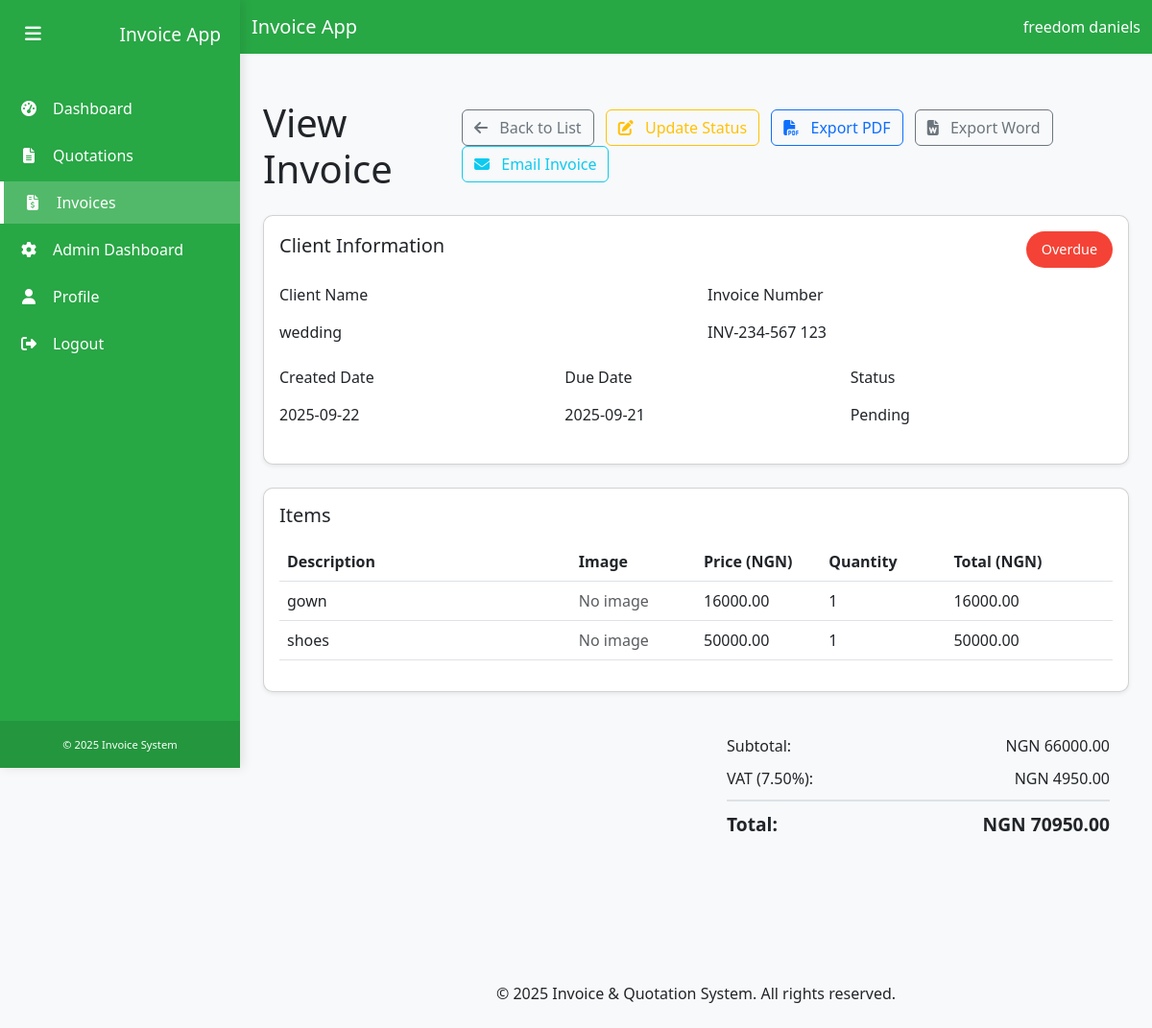
/invoices/14/view/ (signed in), run on the app's committed database.
### users/models.py (models this page shows, shortened)
class CustomUser(AbstractUser):
    ROLE_CHOICES = (
        ('Admin', 'Admin'),
        ('User', 'User'),
    )
    email = models.EmailField(_('email address'), unique=True)
    role = models.CharField(max_length=10, choices=ROLE_CHOICES, default='User')
    profile_picture = models.ImageField(upload_to='profile_pics/', null=True, blank=True)
    USERNAME_FIELD = 'email'
    REQUIRED_FIELDS = ['first_name', 'last_name']
    objects = CustomUserManager()

### invoices/models.py (models this page shows, shortened)
class Invoice(models.Model):
    STATUS_CHOICES = (
        ('Pending', 'Pending'),
        ('Paid', 'Paid'),
        ('Overdue', 'Overdue'),
    )
    CURRENCY_CHOICES = [
        ('NGN', 'Nigerian Naira (₦)'),
        ('USD', 'US Dollar ($)'),
        ('EUR', 'Euro (€)'),
        ('GBP', 'British Pound (£)'),
        ('CAD', 'Canadian Dollar (C$)'),
        ('AUD', 'Australian Dollar (A$)'),
    ]
    user = models.ForeignKey(settings.AUTH_USER_MODEL, on_delete=models.CASCADE)
    invoice_number = models.CharField(max_length=100, verbose_name="Invoice Number", null=True, blank=True)
    client_name = models.CharField(max_length=255)
    currency = models.CharField(max_length=3, choices=CURRENCY_CHOICES, default='NGN', verbose_name="Currency")
    items = models.ManyToManyField(Item)
    subtotal = models.DecimalField(max_digits=10, decimal_places=2)
    vat_percentage = models.DecimalField(max_digits=5, decimal_places=2, default=7.5)
    vat_amount = models.DecimalField(max_digits=10, decimal_places=2)
    total = models.DecimalField(max_digits=10, decimal_places=2)
    date_created = models.DateTimeField(default=timezone.now)
    due_date = models.DateField()
    status = models.CharField(max_length=10, choices=STATUS_CHOICES, default='Pending')
    notes = models.TextField(blank=True, null=True)
    def is_overdue(self):
        return self.due_date < timezone.now().date() and self.status != 'Paid'

### quotations/models.py (models this page shows, shortened)
class Item(models.Model):
    UNIT_CHOICES = [
        ('', ''),
        ('EA', 'Each'),
        ('PCS', 'Pieces'),
        ('KG', 'Kilograms'),
        ('LTR', 'Liters'),
        ('M', 'Meters'),
        ('BOX', 'Box'),
        ('SET', 'Set'),
        ('UNIT', 'Unit'),
    ]
    name = models.CharField(max_length=255)
    price = models.DecimalField(max_digits=10, decimal_places=2)
    quantity = models.PositiveIntegerField(default=1)
    unit = models.CharField(max_length=10, choices=UNIT_CHOICES, default='', blank=True, verbose_name="Unit")
    image = models.ImageField(upload_to='item_images/', null=True, blank=True)
    lead_time = models.CharField(max_length=50, blank=True, null=True, verbose_name="Lead Time")
    @property
    def total(self):
        return self.price * self.quantity

### invoices/views.py (the view)
# urls.py: path('<int:pk>/view/', views.view_invoice, name='view_invoice'),
@login_required
def view_invoice(request, pk):
    if request.user.is_staff:
        invoice = get_object_or_404(Invoice, pk=pk)
    else:
        invoice = get_object_or_404(Invoice, pk=pk, user=request.user)
    context = {
        'invoice': invoice,
    }
    return render(request, 'invoices/invoice_view.html', context)

### templates/invoices/invoice_view.html (shortened to what this page needs)
{% extends 'base.html' %}
{% block content %}
<div class="container py-4">
    <div class="d-flex justify-content-between align-items-center mb-4">
        <h1 class="mb-0">View Invoice</h1>
        <div>
            <a href="{% url 'invoice_list' %}" class="btn btn-outline-secondary me-2">
                <i class="fas fa-arrow-left me-2"></i> Back to List
            </a>
            {% if invoice.user == request.user or request.user.is_staff %}
            <a href="{% url 'update_invoice_status' invoice.id %}" class="btn btn-outline-warning me-2">
                <i class="fas fa-edit me-2"></i> Update Status
            </a>
            {% endif %}
            <a href="{% url 'invoice_pdf' invoice.id %}" class="btn btn-outline-primary me-2" target="_blank">
                <i class="fas fa-file-pdf me-2"></i> Export PDF
            </a>
            <a href="{% url 'invoice_docx' invoice.id %}" class="btn btn-outline-secondary me-2" target="_blank">
                <i class="fas fa-file-word me-2"></i> Export Word
            </a>
            <a href="{% url 'invoice_email' invoice.id %}" class="btn btn-outline-info">
                <i class="fas fa-envelope me-2"></i> Email Invoice
            </a>
        </div>
    </div>
    <div class="card shadow-sm mb-4">
        <div class="card-body">
            <div class="d-flex justify-content-between align-items-center mb-3">
                <h5 class="card-title">Client Information</h5>
                <span class="status-badge {% if invoice.is_overdue %}overdue{% else %}{{ invoice.status|lower }}{% endif %}">
                    {% if invoice.is_overdue %}
                        Overdue
                    {% else %}
                        {{ invoice.get_status_display }}
                    {% endif %}
                </span>
            </div>
            <div class="row">
                <div class="col-md-6 mb-3">
                    <label class="form-label">Client Name</label>
                    <p class="form-control-plaintext">{{ invoice.client_name }}</p>
                </div>
                <div class="col-md-6 mb-3">
                    <label class="form-label">Invoice Number</label>
                    <p class="form-control-plaintext">{{ invoice.invoice_number }}</p>
                </div>
            </div>
            <div class="row">
                <div class="col-md-4 mb-3">
                    <label class="form-label">Created Date</label>
                    <p class="form-control-plaintext">{{ invoice.date_created|date:'Y-m-d' }}</p>
                </div>
                <div class="col-md-4 mb-3">
                    <label class="form-label">Due Date</label>
                    <p class="form-control-plaintext">{{ invoice.due_date|date:'Y-m-d' }}</p>
                </div>
                <div class="col-md-4 mb-3">
                    <label class="form-label">Status</label>
                    <p class="form-control-plaintext">{{ invoice.status }}</p>
                </div>
            </div>
        </div>
    </div>
    <div class="card shadow-sm mb-4">
        <div class="card-body">
            <h5 class="card-title mb-3">Items</h5>
            <div class="table-responsive">
                <table class="table" id="itemsTable">
                    <thead>
                        <tr>
                            <th style="width: 35%">Description</th>
                            <th style="width: 15%">Image</th>
                            <th style="width: 15%">Price ({{ invoice.currency }})</th>
                            <th style="width: 15%">Quantity</th>
                            <th style="width: 20%">Total ({{ invoice.currency }})</th>
                        </tr>
                    </thead>
                    <tbody>
                        {% for item in invoice.items.all %}
                        <tr class="item-row">
                            <td>{{ item.name }}</td>
                            <td>
                                {% if item.image %}
                                <img src="{{ item.image.url }}" alt="{{ item.name }}" style="max-height: 50px;">
                                {% else %}
                                <span class="text-muted">No image</span>
                                {% endif %}
                            </td>
                            <td>{{ item.price }}</td>
                            <td>{{ item.quantity }}</td>
                            <td>{{ item.total }}</td>
                        </tr>
                        {% endfor %}
                    </tbody>
                </table>
            </div>
        </div>
    </div>
    <div class="row">
        <div class="col-md-6 ms-auto">
            <div class="total-section">
                <div class="total-line">
                    <span>Subtotal:</span>
                    <span>{{ invoice.currency }} {{ invoice.subtotal }}</span>
                </div>
                <div class="total-line">
                    <span>VAT ({{ invoice.vat_percentage }}%):</span>
                    <span>{{ invoice.currency }} {{ invoice.vat_amount }}</span>
                </div>
                <div class="total-line grand-total">
                    <span>Total:</span>
                    <span>{{ invoice.currency }} {{ invoice.total }}</span>
                </div>
            </div>
        </div>
    </div>
</div>
{% endblock %}

### templates/base.html (shortened to what this page needs)
{% load static %}
<!DOCTYPE html>
<html lang="en">
<head>
    <link href="https://cdn.jsdelivr.net/npm/bootstrap@5.3.0/dist/css/bootstrap.min.css" rel="stylesheet">
    <link rel="stylesheet" href="https://cdnjs.cloudflare.com/ajax/libs/font-awesome/6.4.0/css/all.min.css">
</head>
<body>
    {% if user.is_authenticated %}
    <div class="sidebar" id="sidebar">
        <div class="sidebar-header d-flex align-items-center">
            <button class="sidebar-toggle" id="sidebarToggle">
                <i class="fas fa-bars"></i>
            </button>
            <h3 class="m-0">Invoice App</h3>
        </div>
        <ul class="sidebar-menu">
            <li>
                <a href="{% url 'dashboard' %}">
                    <i class="fas fa-tachometer-alt"></i>
                    <span>Dashboard</span>
                </a>
            </li>
            <li>
                <a href="{% url 'quotation_list' %}">
                    <i class="fas fa-file-alt"></i>
                    <span>Quotations</span>
                </a>
            </li>
            <li>
                <a href="{% url 'invoice_list' %}">
                    <i class="fas fa-file-invoice-dollar"></i>
                    <span>Invoices</span>
                </a>
            </li>
            {% if user.is_staff %}
            <li>
                <a href="{% url 'admin_dashboard' %}">
                    <i class="fas fa-cog"></i>
                    <span>Admin Dashboard</span>
                </a>
            </li>
            {% endif %}
            <li>
                <a href="{% url 'profile' %}">
                    <i class="fas fa-user"></i>
                    <span>Profile</span>
                </a>
            </li>
            <li>
                <a href="{% url 'logout' %}">
                    <i class="fas fa-sign-out-alt"></i>
                    <span>Logout</span>
                </a>
            </li>
        </ul>
        <div class="sidebar-footer">
            <small>&copy; {% now "Y" %} Invoice System</small>
        </div>
    </div>
    <div class="main-content" id="mainContent">
        <div class="top-nav">
            <nav class="navbar navbar-expand-lg navbar-dark">
                <div class="container-fluid">
                    <a class="navbar-brand d-flex align-items-center" href="/">
                        Invoice App
                    </a>
                    <div class="ms-3">
                        <span class="text-white">{{ user.get_full_name|default:user.email }}</span>
                    </div>
                </div>
            </nav>
        </div>
        <div class="container my-4">
    {% else %}
    <div class="container my-4">
    {% endif %}
        {% block content %}{% endblock %}
    </div>
    <footer class="bg-light py-4 mt-5">
        <div class="container text-center">
            <p class="mb-0">&copy; {% now "Y" %} Invoice & Quotation System. All rights reserved.</p>
        </div>
    </footer>
    <link rel="stylesheet" href="{% static 'css/sidebar.css' %}">
</body>
</html>

### static/css/sidebar.css (style rules this page uses)
.sidebar { position: fixed; top: 0; left: 0; height: 100vh; width: 250px; background-color: var(--primary-color); color: white; transition: all 0.3s; z-index: 1000; box-shadow: 3px 0 10px rgba(0, 0, 0, 0.1); overflow-y: auto; }
.sidebar-header { padding: 20px; display: flex; align-items: center; justify-content: space-between; }
.sidebar-header h3 { margin: 0; font-size: 1.2rem; white-space: nowrap; overflow: hidden; }
.sidebar-toggle { cursor: pointer; background: transparent; border: none; color: white; font-size: 1.2rem; }
.sidebar-menu { padding: 0; list-style: none; margin-top: 20px; }
.sidebar-menu li { margin-bottom: 5px; }
.sidebar-menu a { display: flex; align-items: center; padding: 10px 20px; color: white; text-decoration: none; transition: all 0.3s; }
.sidebar-menu a.active { background-color: rgba(255, 255, 255, 0.2); border-left: 4px solid white; }
.sidebar-menu i { margin-right: 15px; width: 20px; text-align: center; }
.sidebar-footer { position: absolute; bottom: 0; width: 100%; padding: 15px; background-color: rgba(0, 0, 0, 0.1); font-size: 0.8rem; text-align: center; }
.main-content { margin-left: 250px; transition: all 0.3s; min-height: 100vh; display: flex; flex-direction: column; }

### templates/base.html (style rules this page uses)
:root { --primary-color: #28a745; --secondary-color: #B2BEB5; }
body { font-family: 'Segoe UI', Tahoma, Geneva, Verdana, sans-serif; background-color: #f8f9fa; }
.navbar { background-color: var(--primary-color); }
.navbar-brand, .navbar-nav .nav-link { color: white; }
.card { border-radius: 10px; box-shadow: 0 4px 6px rgba(0, 0, 0, 0.1); transition: transform 0.3s ease; }

### templates/invoices/invoice_view.html (style rules this page uses)
.item-row { transition: all 0.2s; }
.total-section { background-color: #f8f9fa; border-radius: 10px; padding: 20px; }
.total-line { display: flex; justify-content: space-between; margin-bottom: 10px; }
.grand-total { font-size: 1.2rem; font-weight: bold; border-top: 2px solid #dee2e6; padding-top: 10px; margin-top: 10px; }
.status-badge { font-size: 0.9rem; padding: 0.5rem 1rem; border-radius: 50px; }
.status-badge.overdue { background-color: #F44336; color: white; }

### data on the page
CustomUser: get_full_name "freedom daniels"
Invoice: client_name "wedding", invoice_number "INV-234-567 123", date_created "2025-09-22", due_date "2025-09-21", status "Pending", currency "NGN", subtotal "66000.00", vat_percentage "7.50", vat_amount "4950.00", total "70950.00"
Item: name "gown", image "No image", price "16000.00", quantity "1", total "16000.00"
Item: name "shoes", image "No image", price "50000.00", quantity "1", total "50000.00"
